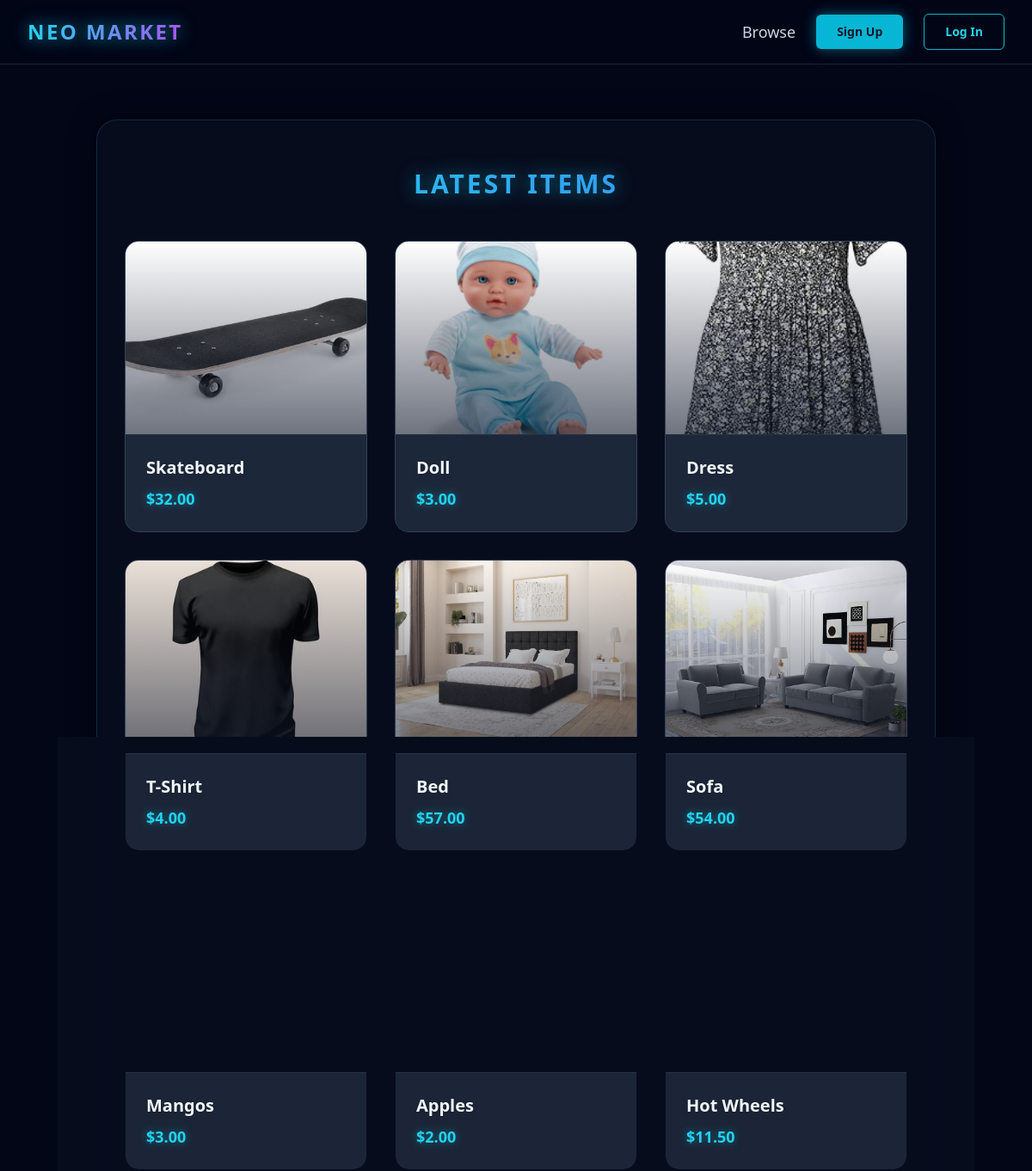
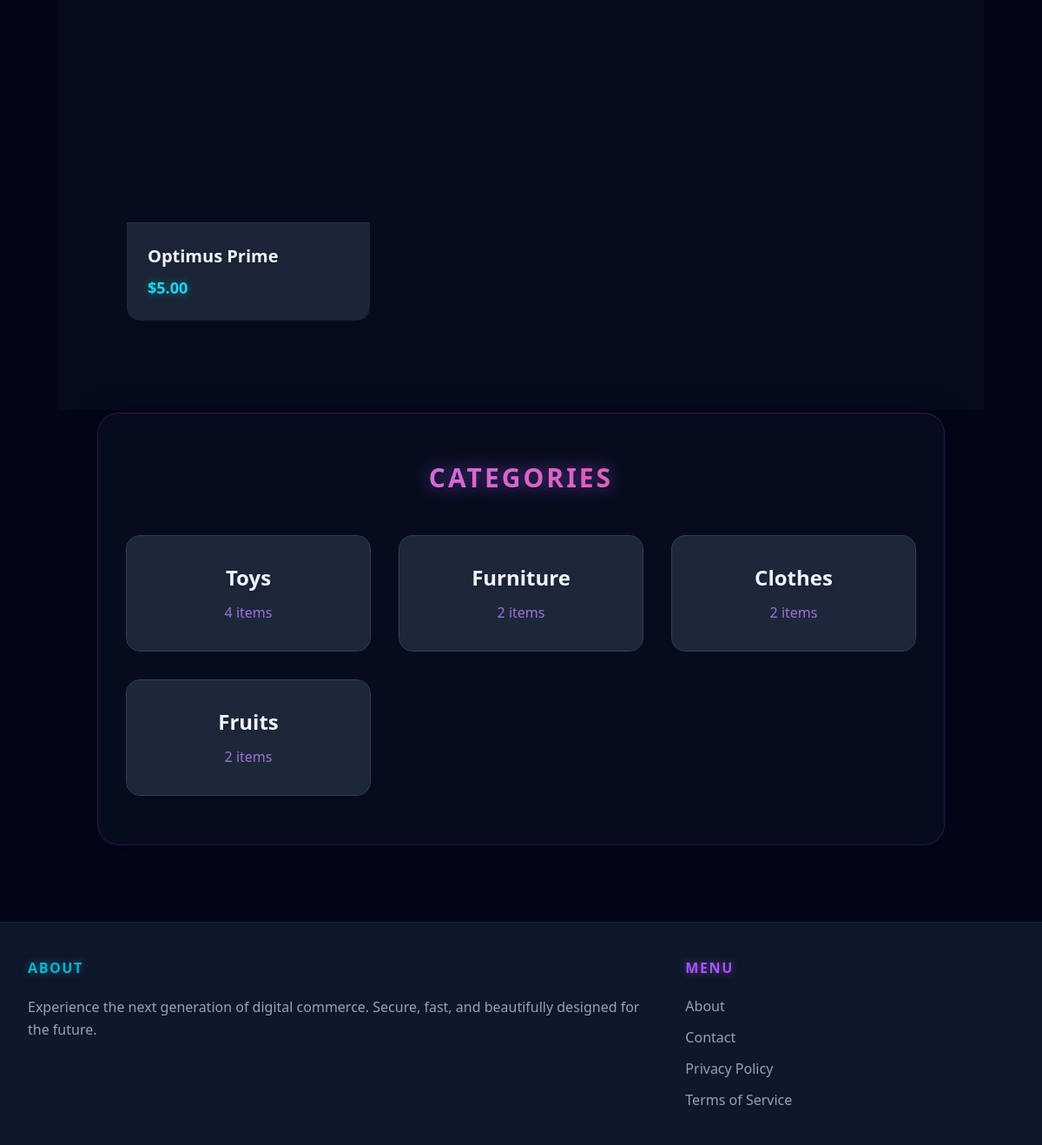
The page / on the database its author committed (2 pictures, top to bottom).
### item/models.py (models this page shows, shortened)
class Item(models.Model):
    name = models.CharField(max_length=255)
    description = models.TextField(blank=True, null=True)
    price = models.DecimalField(max_digits=10, decimal_places=2)
    is_sold = models.BooleanField(default=False)
    created_at = models.DateTimeField(auto_now_add=True)
    created_by = models.ForeignKey('auth.User', related_name='items', on_delete=models.CASCADE)
    category = models.ForeignKey(Category, on_delete=models.CASCADE)
    image = models.ImageField(upload_to='item_images/', blank=True, null=True)

class Category(models.Model):
    name = models.CharField(max_length=255)
    class Meta:
        verbose_name_plural = 'Categories'

### core/views.py (the view)
# urls.py: path('', views.index, name='index'),
def index(request):
    items = Item.objects.filter(is_sold=False).order_by('-created_at')[:10]
    categories = Category.objects.all()
    return render(request, 'core/index.html', {
        'items': items,
        'categories': categories,
    })

### core/templates/core/index.html (shortened to what this page needs)
{% extends 'core/base.html' %}
{% block content %}
<div class="mt-6 px-8 py-14 bg-slate-900/40 backdrop-blur-md border border-cyan-900/50 rounded-3xl shadow-[0_0_30px_rgba(0,0,0,0.5)]">
  <h2 class="text-3xl font-extrabold text-transparent bg-clip-text bg-gradient-to-r from-cyan-400 to-blue-500 text-center mb-12 drop-shadow-[0_0_10px_rgba(6,182,212,0.6)] tracking-widest uppercase">Latest Items</h2>
  <div class="grid grid-cols-1 md:grid-cols-3 gap-8">
    {% for item in items %}
    <div class="group relative bg-slate-800/80 rounded-2xl overflow-hidden border border-slate-700 hover:border-cyan-500 transition-all duration-300 hover:shadow-[0_0_25px_rgba(6,182,212,0.4)] hover:-translate-y-2 flex flex-col">
      <a href="{% url 'item:detail' item.pk %}" class="flex-grow flex flex-col">
        <div class="relative overflow-hidden">
          {% if item.image %}
          <img
            src="{{ item.image.url }}"
            alt="{{ item.name }}"
            class="w-full h-56 object-cover group-hover:scale-110 transition-transform duration-500"
          />
          <div class="absolute inset-0 bg-gradient-to-t from-slate-900 to-transparent opacity-60"></div>
          {% else %}
          <div
            class="w-full h-56 bg-slate-800 flex items-center justify-center"
          >
            <span class="text-slate-500 font-light tracking-wider">NO DATA</span>
          </div>
          {% endif %}
        </div>
        <div class="p-6 bg-slate-800/90 backdrop-blur-sm border-t border-slate-700/50 flex-grow flex flex-col justify-between">
          <h3 class="text-xl font-bold text-slate-100 group-hover:text-cyan-400 transition-colors drop-shadow-md">{{ item.name }}</h3>
          <p class="text-cyan-400 font-semibold mt-2 text-lg drop-shadow-[0_0_5px_rgba(6,182,212,0.5)]">${{ item.price }}</p>
        </div>
      </a>
    </div>
    {% endfor %}
  </div>
</div>
<div class="mt-12 px-8 py-14 bg-slate-900/40 backdrop-blur-md border border-purple-900/50 rounded-3xl shadow-[0_0_30px_rgba(0,0,0,0.5)] mb-12">
  <h2 class="text-3xl font-extrabold text-transparent bg-clip-text bg-gradient-to-r from-purple-400 to-pink-500 text-center mb-12 drop-shadow-[0_0_10px_rgba(168,85,247,0.6)] tracking-widest uppercase">Categories</h2>
  <div class="grid grid-cols-1 md:grid-cols-3 gap-8">
    {% for category in categories %}
    <div class="group relative bg-slate-800/80 rounded-2xl overflow-hidden border border-slate-700 hover:border-purple-500 transition-all duration-300 hover:shadow-[0_0_25px_rgba(168,85,247,0.4)] hover:-translate-y-2">
      <a href="#" class="block h-full block h-full">
        <div class="p-8 bg-slate-800/90 backdrop-blur-sm h-full flex flex-col justify-center items-center text-center">
          <h2 class="text-2xl font-bold text-slate-100 group-hover:text-purple-400 transition-colors drop-shadow-md">{{ category.name }}</h2>
          <p class="text-purple-400/80 mt-3 font-medium">{{ category.item_set.count }} items</p>
        </div>
      </a>
    </div>
    {% endfor %}
  </div>
</div>
{% endblock %}

### rows shown on the page
Item: image (picture), name "Skateboard", price "32.00"
Item: image (picture), name "Doll", price "3.00"
Item: image (picture), name "Dress", price "5.00"
Item: image (picture), name "T-Shirt", price "4.00"
Item: image (picture), name "Bed", price "57.00"
Item: image (picture), name "Sofa", price "54.00"
Item: image (picture), name "Mangos", price "3.00"
Item: image (picture), name "Apples", price "2.00"
Item: image (picture), name "Hot Wheels", price "11.50"
Item: image (picture), name "Optimus Prime", price "5.00"
Category: name "Toys", item_set.count "4"
Category: name "Furniture", item_set.count "2"
Category: name "Clothes", item_set.count "2"
Category: name "Fruits", item_set.count "2"
